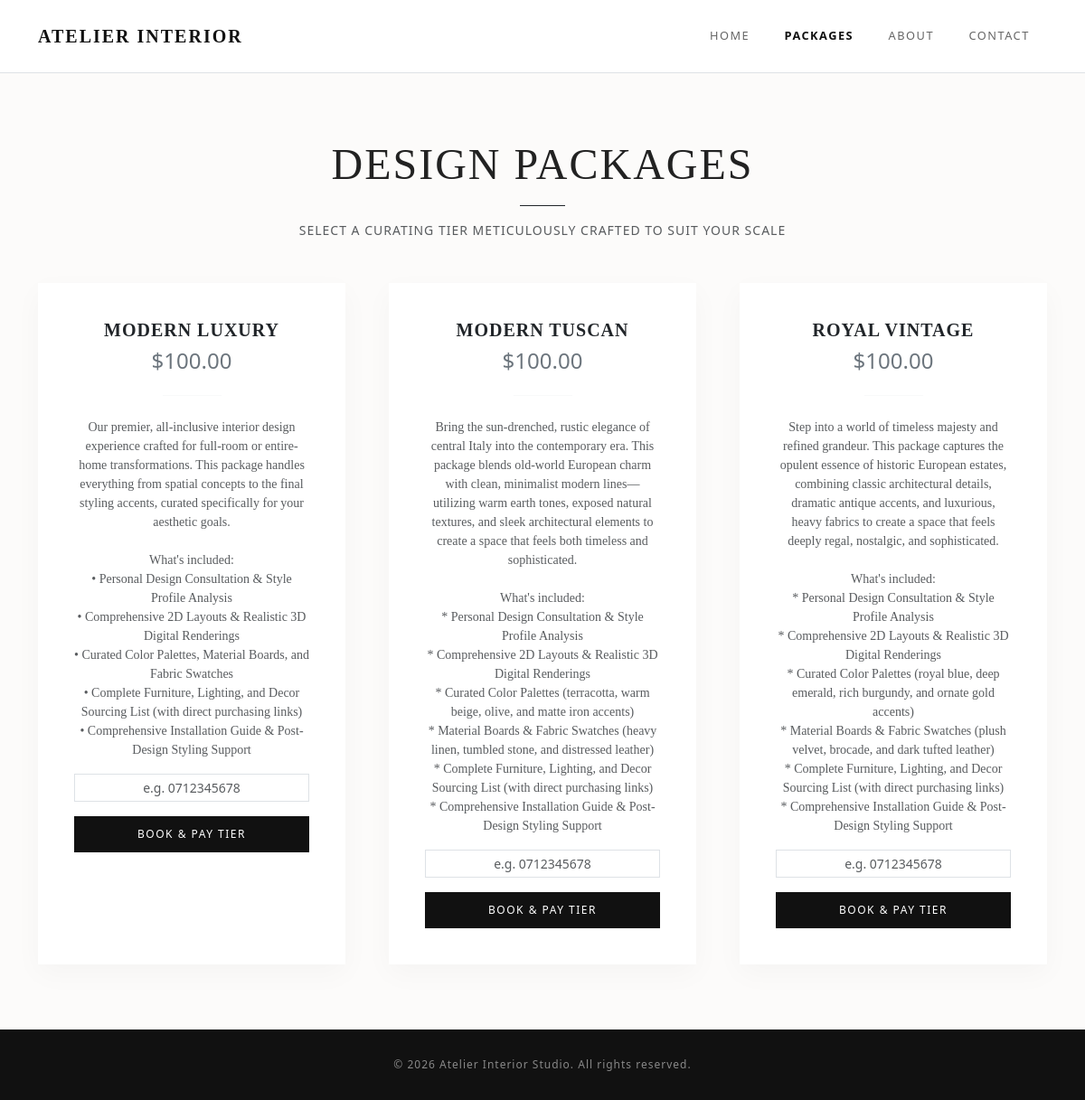
Page /packages/ on the committed database.
### interiorapp/models.py (models this page shows)
class DesignPackage(models.Model):
    title = models.CharField(max_length=200)
    description = models.TextField()
    price = models.DecimalField(max_digits=10, decimal_places=2)  # In KES

### interiorapp/views.py (the view)
# urls.py: path('packages/', views.packages_view, name='packages'),
def packages_view(request):
    all_packages = DesignPackage.objects.all()
    return render(request, 'packages.html', {'packages': all_packages})

### templates/packages.html (shortened to what this page needs)
<!DOCTYPE html>
<html lang="en">
<head>
    <link href="https://cdn.jsdelivr.net/npm/bootstrap@5.3.0/dist/css/bootstrap.min.css" rel="stylesheet">
</head>
<body>
    <nav class="navbar navbar-expand-lg navbar-light bg-white border-bottom sticky-top">
        <div class="container">
            <a class="navbar-brand text-uppercase" href="/">Atelier Interior</a>
            <div class="navbar-nav ms-auto">
                <a class="nav-link" href="/">Home</a>
                <a class="nav-link active" href="/packages/">Packages</a>
                <a class="nav-link" href="/about/">About</a>
                <a class="nav-link" href="/contact/">Contact</a>
            </div>
        </div>
    </nav>
    <main class="container my-5 py-4">
        <div class="text-center mb-5">
            <h1 class="display-5 text-uppercase fw-light mb-3" style="letter-spacing: 2px;">Design Packages</h1>
            <div class="mx-auto bg-dark mb-3" style="width: 50px; height: 1px;"></div>
            <p class="text-muted small text-uppercase tracking-widest"
                style="font-family: system-ui; letter-spacing: 1px;">Select a curating tier meticulously crafted to suit
                your scale</p>
        </div>
        <div class="row row-cols-1 row-cols-md-3 g-5">
            {% for package in packages %}
            <div class="col">
                <div class="card card-package h-100 p-4">
                    <div class="card-body d-flex flex-column text-center">
                        <h3 class="fw-bold text-uppercase h5 mb-2" style="letter-spacing: 1px;">{{ package.title }}</h3>
                        <h4 class="text-secondary fw-light mb-4" style="font-family: system-ui;">${{ package.price }}
                        </h4>
                        <div class="w-25 mx-auto bg-light mb-4" style="height: 1px;"></div>
                        <p class="card-text text-muted small flex-grow-1lh-lg">{{ package.description|linebreaksbr }}</p>
                        <form method="POST" action="{% url 'stk_push' package.id %}">
                            <div class="mb-3">
                                <input type="text" name="phone" class="form-control form-control-sm text-center"
                                    placeholder="e.g. 0712345678" required
                                    style="border-radius:0; font-family: system-ui;">
                            </div>
                            <button type="submit" class="btn btn-dark-luxury w-100">Book & Pay Tier</button>
                        </form>
                    </div>
                </div>
            </div>
            {% empty %}
            <div class="col-12 text-center">
                <p class="text-muted">No design packages available right now.</p>
            </div>
            {% endfor %}
        </div>
    </main>
    <footer class="text-center mt-5">
        <p class="m-0">&copy; 2026 Atelier Interior Studio. All rights reserved.</p>
    </footer>
</body>
</html>

### templates/packages.html (style rules this page uses)
body { background-color: #fcfbfa; color: #222; font-family: 'Georgia', serif; }
.navbar { padding: 20px 0; background: #fff !important; }
.navbar-brand { font-weight: 800; letter-spacing: 2px; color: #111 !important; }
.nav-link { font-family: system-ui; text-transform: uppercase; font-size: 0.8rem; letter-spacing: 1.5px; color: #666 !important; padding: 0.5rem 1.2rem !important; }
.nav-link:hover, .nav-link.active { color: #111 !important; font-weight: bold; }
.card-package { border: none; border-radius: 0; background: #fff; box-shadow: 0 10px 30px rgba(0, 0, 0, 0.03); transition: transform 0.3s; }
.btn-dark-luxury { background: #111; color: #fff; border-radius: 0; padding: 10px 20px; font-family: system-ui; font-size: 0.75rem; letter-spacing: 1.5px; text-transform: uppercase; }
footer { font-family: system-ui; font-size: 0.75rem; letter-spacing: 1px; color: #888; background: #111; padding: 30px 0; }

### rows in the picture
DesignPackage: title "MODERN LUXURY", price "100.00", description "Our premier, all-inclusive interior design experience crafted for full-room or entire-home transformations. This package handles everything from spatial concepts to the final styling accents, curated specifically for your aesthetic goals. What's included: • Personal Design Consultation & Style Profile Analysis • Comprehensive 2D Layouts & Realistic 3D Digital Renderings • Curated Color Palettes, Material Boards, and Fabric Swatches • Complete Furniture, Lighting, and Decor Sourcing List (with direct purchasing links) • Comprehensive Installation Guide & Post-Design Styling Support"
DesignPackage: title "MODERN TUSCAN", price "100.00", description "Bring the sun-drenched, rustic elegance of central Italy into the contemporary era. This package blends old-world European charm with clean, minimalist modern lines—utilizing warm earth tones, exposed natural textures, and sleek architectural elements to create a space that feels both timeless and sophisticated. What's included: * Personal Design Consultation & Style Profile Analysis * Comprehensive 2D Layouts & Realistic 3D Digital Renderings * Curated Color Palettes (terracotta, warm beige, olive, and matte iron accents) * Material Boards & Fabric Swatches (heavy linen, tumbled stone, and distressed leather) * Complete Furniture, Lighting, and Decor Sourcing List (with direct purchasing…"
DesignPackage: title "ROYAL VINTAGE", price "100.00", description "Step into a world of timeless majesty and refined grandeur. This package captures the opulent essence of historic European estates, combining classic architectural details, dramatic antique accents, and luxurious, heavy fabrics to create a space that feels deeply regal, nostalgic, and sophisticated. What's included: * Personal Design Consultation & Style Profile Analysis * Comprehensive 2D Layouts & Realistic 3D Digital Renderings * Curated Color Palettes (royal blue, deep emerald, rich burgundy, and ornate gold accents) * Material Boards & Fabric Swatches (plush velvet, brocade, and dark tufted leather) * Complete Furniture, Lighting, and Decor Sourcing List (with direct purchasing links)…"
